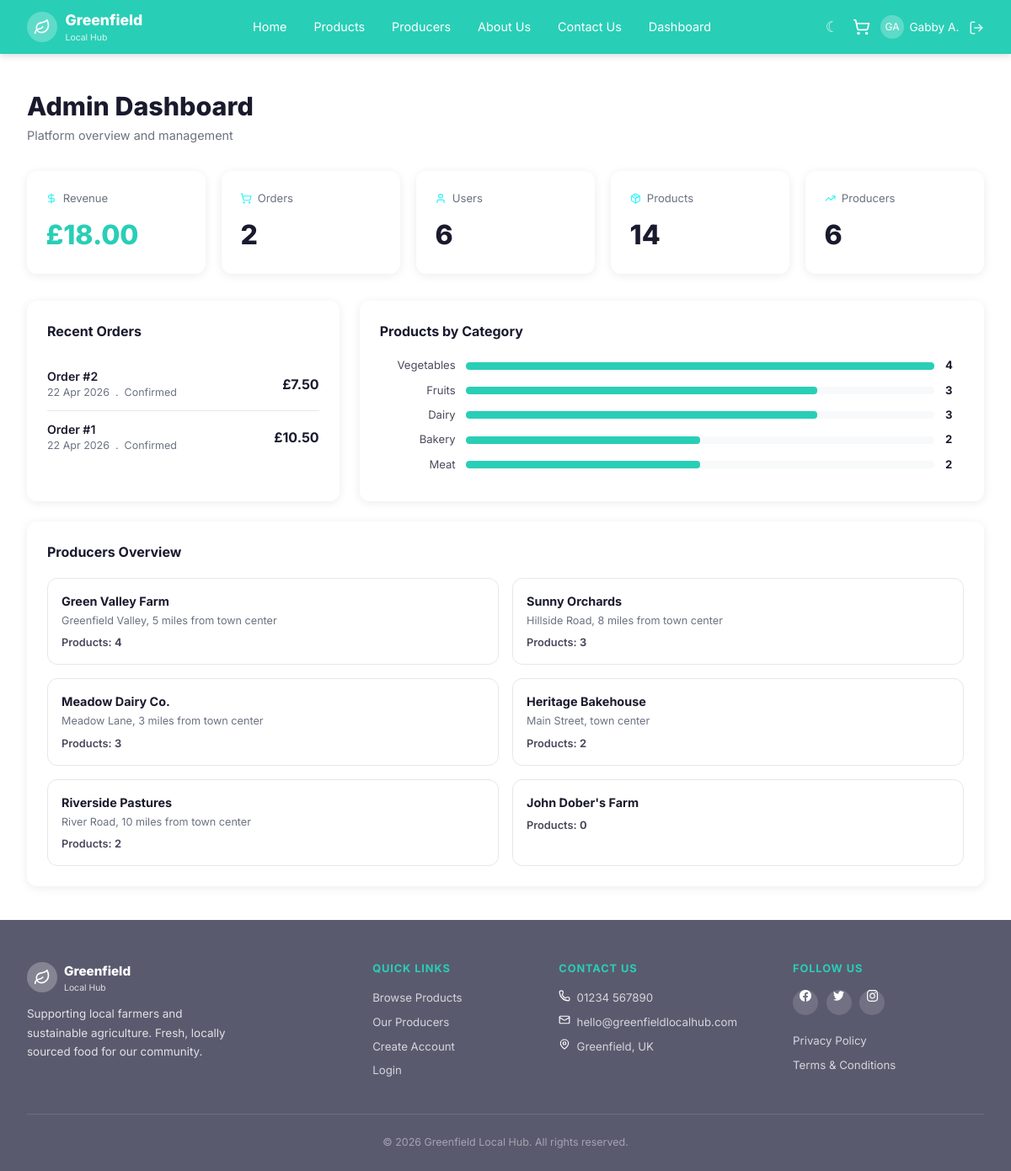
The page /dashboard/admin (signed in) on the database as committed earlier.
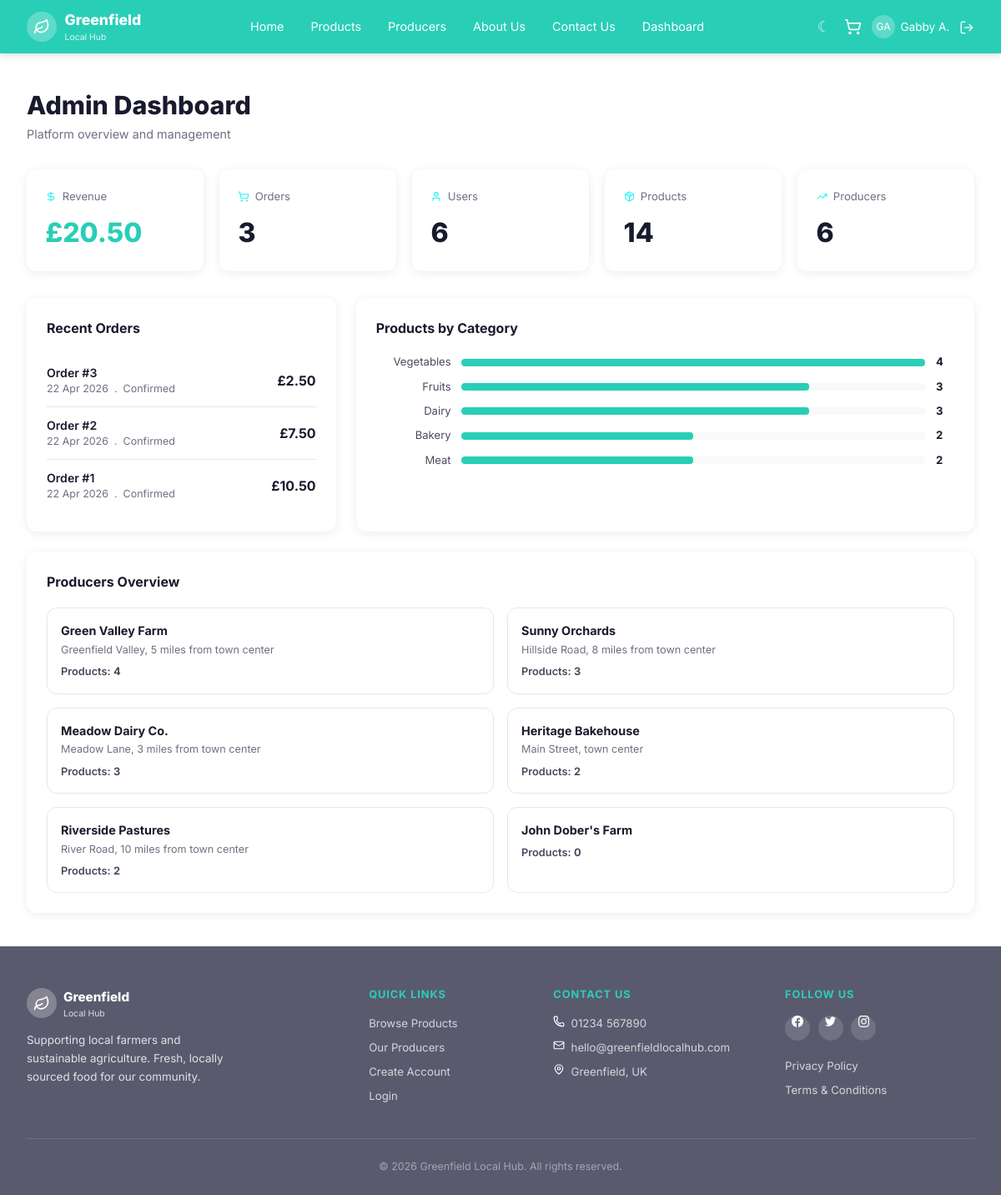
The same page on the database as committed later.
### model.py (models this page shows, shortened)
class Order(db.Model):
    __tablename__ = 'orders'
    id = db.Column(db.Integer, primary_key=True)
    user_id = db.Column(db.Integer, db.ForeignKey('users.id'), nullable=False)
    total = db.Column(db.Float, default=0.0)
    status = db.Column(db.String(50), default='pending')
    fulfillment_method = db.Column(db.String(20), default='delivery')  # delivery, collection
    delivery_address = db.Column(db.Text)
    delivery_date = db.Column(db.Date)
    delivery_slot = db.Column(db.String(50))
    is_cart = db.Column(db.Boolean, default=False)
    created_at = db.Column(db.DateTime, default=datetime.utcnow)
    items = db.relationship('OrderItem', backref='order', lazy=True)

class Product(db.Model):
    __tablename__ = 'products'
    id = db.Column(db.Integer, primary_key=True)
    producer_id = db.Column(db.Integer, db.ForeignKey('producers.id'), nullable=False)
    name = db.Column(db.String(200), nullable=False)
    slug = db.Column(db.String(200), unique=True, nullable=False, index=True)
    description = db.Column(db.Text)
    price = db.Column(db.Float, nullable=False)
    unit = db.Column(db.String(50))   # e.g. '1kg', '250g', 'each'
    stock = db.Column(db.Integer, default=0)
    category = db.Column(db.String(100), index=True)  # Vegetables, Fruits, Dairy, Bakery, Meat
    image = db.Column(db.String(400))
    is_available = db.Column(db.Boolean, default=True)
    origin_location = db.Column(db.String(300))
    created_at = db.Column(db.DateTime, default=datetime.utcnow)
    cart_items = db.relationship('CartItem', backref='product', lazy=True)
    order_items = db.relationship('OrderItem', backref='product', lazy=True)

class Producer(db.Model):
    __tablename__ = 'producers'
    id = db.Column(db.Integer, primary_key=True)
    user_id = db.Column(db.Integer, db.ForeignKey('users.id'), nullable=True)
    name = db.Column(db.String(200), nullable=False)
    slug = db.Column(db.String(200), unique=True, nullable=False)
    description = db.Column(db.Text)
    location = db.Column(db.String(300))
    image = db.Column(db.String(400))
    farming_methods = db.Column(db.String(500))   # comma-separated
    certifications = db.Column(db.String(500))    # comma-separated
    products = db.relationship('Product', backref='producer', lazy=True)
    @property
    def product_count(self):
        return len(self.products)

### app.py (the view)
@app.route('/dashboard/admin')
@login_required
def dashboard_admin():
    user = get_current_user()
    if user.role != 'admin':
        return redirect(url_for(f'dashboard_{user.role}'))
    all_users = User.query.all()
    all_products = Product.query.all()
    all_producers = Producer.query.all()
    all_orders = Order.query.order_by(Order.created_at.desc()).limit(10).all()
    total_revenue = sum(o.total for o in Order.query.all())
    categories = {}
    for p in all_products:
        cat = p.category or 'Other'
        categories[cat] = categories.get(cat, 0) + 1
    return render_template('dashboard/admin.html', user=user,
                           users=all_users, products=all_products,
                           producers=all_producers, orders=all_orders,
                           total_revenue=total_revenue, categories=categories)

### app.py (called while the page is built)
def get_current_user():
    if 'user_id' in session:
        return db.session.get(User, session['user_id'])
    return None

def get_cart_count():
    user = get_current_user()
    if user:
        return CartItem.query.filter_by(user_id=user.id).count()
    sid = session.get('guest_sid')
    if sid:
        return CartItem.query.filter_by(session_id=sid).count()
    return 0

def login_required(f):
    @wraps(f)
    def decorated(*args, **kwargs):
        if 'user_id' not in session:
            flash('Please log in to access this page.', 'error')
            return redirect(url_for('login'))
        return f(*args, **kwargs)
    return decorated

@app.context_processor
def inject_globals():
    return {
        'current_user': get_current_user(),
        'cart_count': get_cart_count(),
    }

### model.py (called while the page is built)
    @property
    def initials(self):
        return f"{self.first_name[0]}{self.last_name[0]}".upper()

### templates/dashboard/admin.html (shortened to what this page needs)
{% extends 'base.html' %}
{% block content %}
<div class="dash-page">
    <div class="dash-header">
        <h1>Admin Dashboard</h1>
        <p>Platform overview and management</p>
    </div>
    <div class="dash-stat-grid">
        <div class="stat-card">
            <div class="stat-card-hd"><img src="{{ url_for('static', filename='images/icons/dollar-sign.svg') }}" alt="revenue" class="icon-svg"> Revenue</div>
            <div class="stat-card-val green">£{{ '%.2f'|format(total_revenue) }}</div>
        </div>
        <div class="stat-card">
            <div class="stat-card-hd"><img src="{{ url_for('static', filename='images/icons/shopping-cart.svg') }}" alt="cart" class="icon-svg"> Orders</div>
            <div class="stat-card-val">{{ orders|length }}</div>
        </div>
        <div class="stat-card">
            <div class="stat-card-hd"><img src="{{ url_for('static', filename='images/icons/user.svg') }}" alt="user" class="icon-svg"> Users</div>
            <div class="stat-card-val">{{ users|length }}</div>
        </div>
        <div class="stat-card">
            <div class="stat-card-hd"><img src="{{ url_for('static', filename='images/icons/package.svg') }}" alt="package" class="icon-svg"> Products</div>
            <div class="stat-card-val">{{ products|length }}</div>
        </div>
        <div class="stat-card">
            <div class="stat-card-hd"><img src="{{ url_for('static', filename='images/icons/trending-up.svg') }}" alt="trending" class="icon-svg"> Producers</div>
            <div class="stat-card-val">{{ producers|length }}</div>
        </div>
    </div>
    <div class="dash-two-col" style="margin-bottom:1.5rem;">
        <div class="dash-card">
            <div class="dash-card-title">Recent Orders</div>
            {% if orders %}
            {% for order in orders[:6] %}
            <div class="prod-list-row">
                <div style="flex:1;">
                    <div style="font-weight:600;font-size:.88rem;">Order #{{ order.id }}</div>
                    <div style="font-size:.78rem;color:var(--text-light);">
                        {{ order.created_at.strftime('%d %b %Y') }}
                        &nbsp;.&nbsp; {{ order.status|capitalize }}
                    </div>
                </div>
                <div style="font-weight:700;">£{{ '%.2f'|format(order.total) }}</div>
            </div>
            {% endfor %}
            {% else %}
            <div class="empty-state">
                <div class="empty-icon"><img src="{{ url_for('static', filename='images/icons/shopping-cart.svg') }}" alt="cart" class="icon-svg"></div>
                <p>No orders yet</p>
            </div>
            {% endif %}
        </div>
        <div class="dash-card">
            <div class="dash-card-title">Products by Category</div>
            {% set max_count = categories.values()|max if categories else 1 %}
            {% for cat, count in categories.items()|sort(attribute='1', reverse=true) %}
            <div class="bar-row">
                <span class="bar-lbl">{{ cat }}</span>
                <div class="bar-track">
                    <div class="bar-fill"
                         style="width: {{ (count / max_count * 100)|int }}%"></div>
                </div>
                <span class="bar-cnt">{{ count }}</span>
            </div>
            {% endfor %}
        </div>
    </div>
    <div class="dash-card">
        <div class="dash-card-title">Producers Overview</div>
        <div class="admin-producers-grid">
            {% for producer in producers %}
            <div class="admin-prod-card">
                <h4>{{ producer.name }}</h4>
                <p>{{ producer.location }}</p>
                <div class="admin-prod-cnt">
                    Products: <strong>{{ producer.product_count }}</strong>
                </div>
            </div>
            {% endfor %}
        </div>
    </div>
</div>
{% endblock %}

Rows that differ between the two databases and show on the page:
added Order: id "3", created_at "22 Apr 2026", status "Confirmed", total "2.50"
Other text that changed with them:
{{ '%.2f'|format(total_revenue) }}: "18.00" → "20.50"
{{ orders|length }}: "2" → "3"
